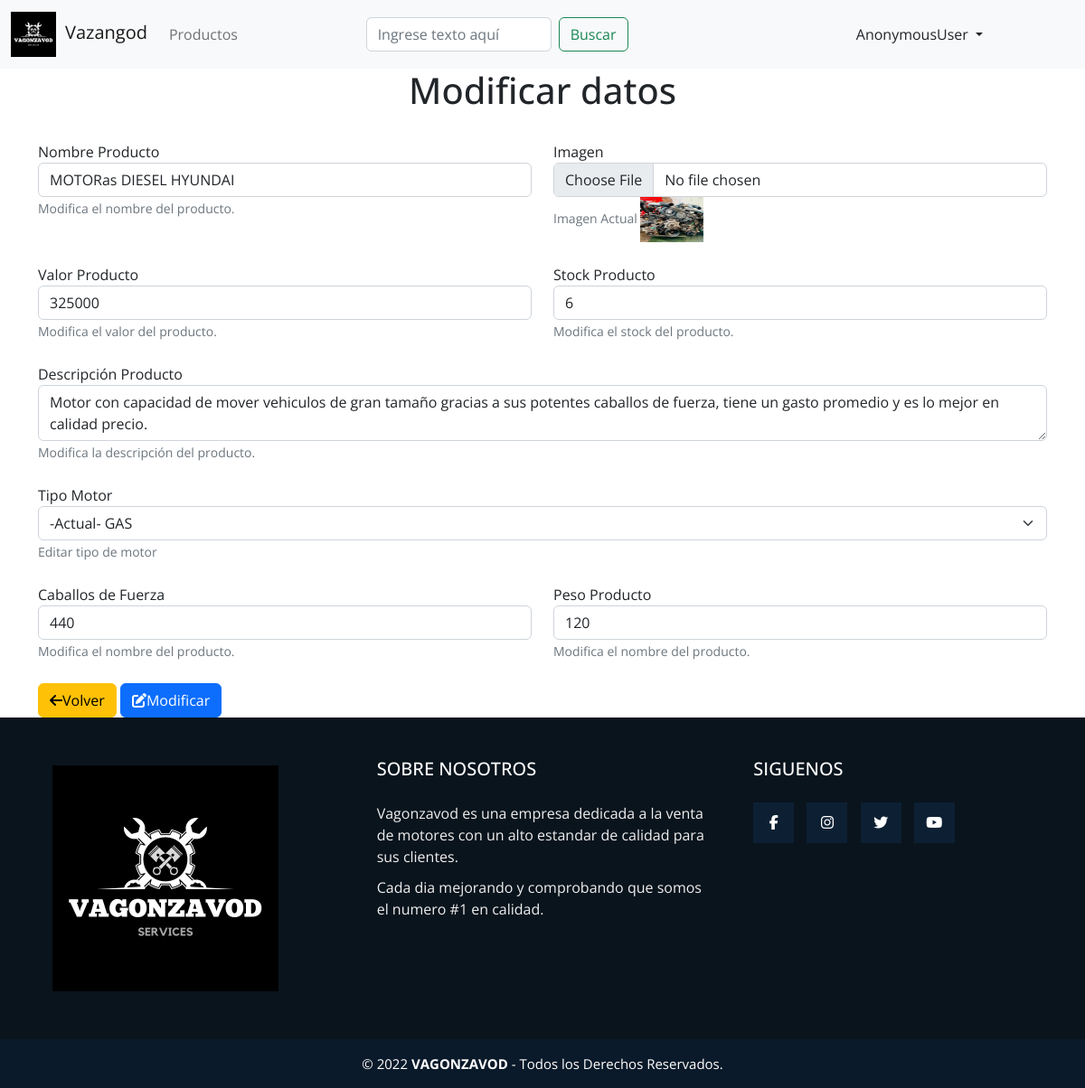
/update-prd/1, run on an earlier commit of the app's database.
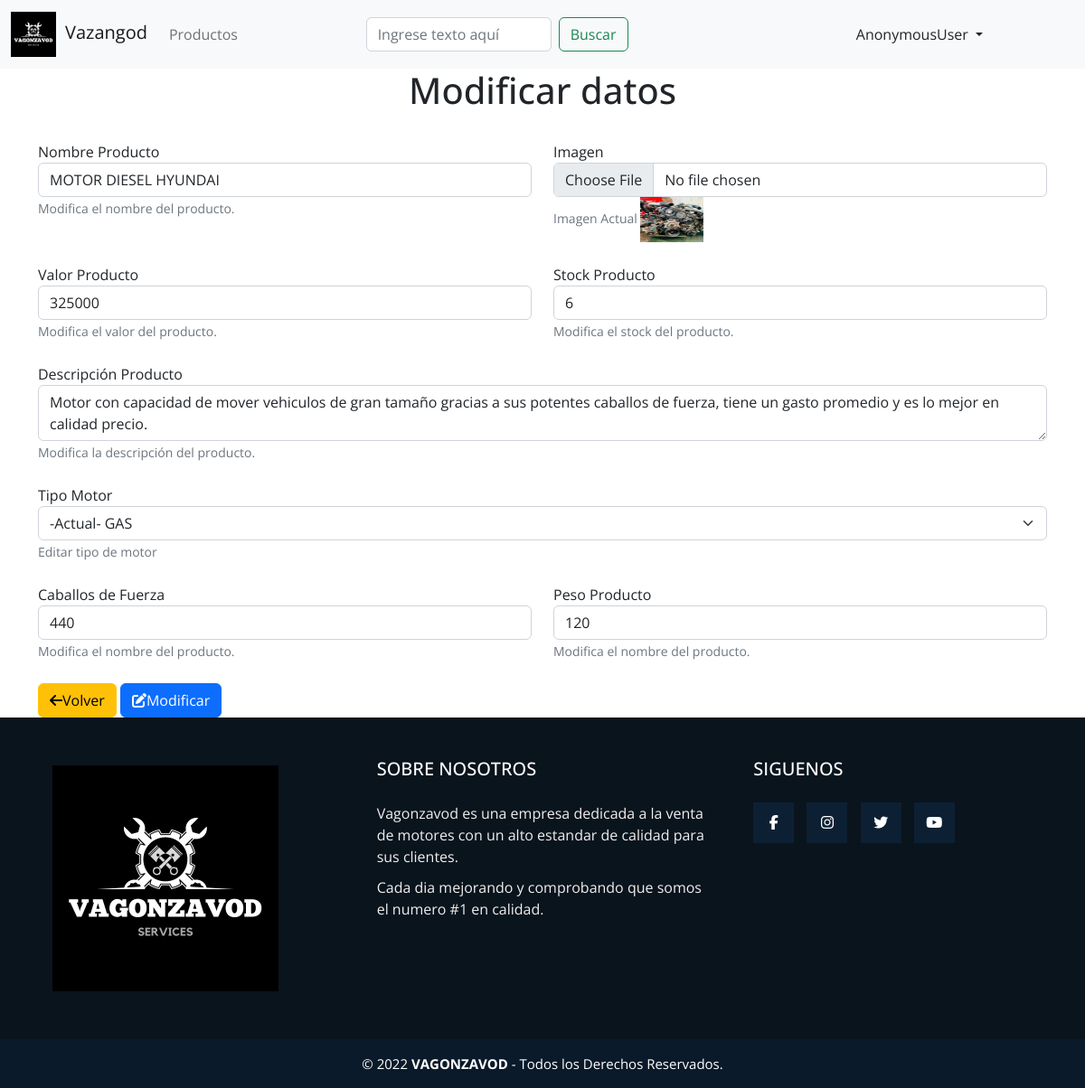
And on a later commit of the database.
### zavod/models.py (models this page shows)
class Producto(models.Model):
    Tipo_motor = (
        ('DIESEL', 'DIESEL'),
        ('PETROL', 'PETROL'),
        ('GAS', 'GAS'),
    )
    idProducto = models.AutoField(primary_key = True,verbose_name = 'Id de producto')
    nombre_producto = models.CharField(max_length = 100, verbose_name = 'Nombre de producto')
    image = models.ImageField(upload_to='images', verbose_name='Imagen')
    valor = models.IntegerField(verbose_name="valor")
    cantidad = models.IntegerField(verbose_name="cantidad")
    descripcion = models.CharField(verbose_name='descripcion', max_length=200)
    tipo_motor = models.CharField('Tipo de motor', max_length=10, choices=Tipo_motor)
    caballos_fuerza = models.IntegerField()
    peso = models.CharField(max_length=10)
    class Meta:
        verbose_name = 'Productos'
        verbose_name_plural = 'Todos los Productos'

### zavod/views.py (the view, shortened to what this page needs)
# urls.py: path('update-prd/<pk>', views.UpdateObj.as_view(), name='update_prd'),
class UpdateObj(UpdateView):
    template_name= "update_obj.html"
    model = Producto
    fields = ('__all__')
    success_url = reverse_lazy('app_zavod:obj_adm')

### zavod/templates/update_obj.html (shortened to what this page needs)
{% extends "./base.html" %}
{%block content%}
{%load static%}
<div class="container">
    <h1 style="text-align: center;">Modificar  datos</h1>
<form method="POST">{% csrf_token %}
        <br>
        <div class="row">
        <div class="col">
          <label for="id_nombre_producto">Nombre Producto </label>
          <input type="text" name="nombre_producto" maxlength="100" required class="form-control" id="id_nombre_producto" value="{{producto.nombre_producto}}" placeholder="Modificar Nombre">
          <small id="id_nombre_producto" class="form-text text-muted">Modifica el nombre del producto.</small>
        </div>
        <br>
        <div class="col">
          <label for="id_imagen">Imagen</label>
          <input type="file" name="image" accept="image/*" class="form-control" id="id_image" aria-describedby="emailHelp">
          <small  class="form-text text-muted">Imagen Actual <a href="{{producto.image.url}}"><img style="height: 50px; width: 70px;" src="{{ producto.image.url }}"></img></a></small>
        </div>
        </div>
        <br>
        <div class="row">
            <div class="col">
          <label for="id_valor">Valor Producto </label>
          <input type="number" name="valor"  required class="form-control" id="id_valor" value="{{producto.valor}}" aria-describedby="emailHelp" placeholder="Ingrese valor">
          <small id="id_valor" class="form-text text-muted">Modifica el valor del producto.</small>
        </div>
        <br>
        <div class="col">
          <label for="id_nombre_producto">Stock Producto </label>
          <input type="number" name="cantidad"  required class="form-control" id="id_cantidad" value="{{producto.cantidad}}" aria-describedby="emailHelp" placeholder="Ingrese cantidad">
          <small id="emailHelp" class="form-text text-muted">Modifica el stock del producto.</small>
        </div>
        </div>
        <br>
        <div class="row">
            <div class="col">
          <label for="id_nombre_producto">Descripción Producto</label>
          <textarea type="text" name="descripcion" maxlength="100" required class="form-control" id="id_nombre_producto" aria-describedby="emailHelp" placeholder="Ingrese descripción">{{producto.descripcion}}</textarea>
          <small id="emailHelp" class="form-text text-muted">Modifica la descripción del producto.</small>
        </div>
        </div>
        <br>
        <div class="form-group">
          <label for="id_tipo_motor">Tipo Motor </label>
          <select class="form-select" name="tipo_motor" id="id_tipo_motor">
            <option value ="{{producto.tipo_motor}}">-Actual- {{producto.tipo_motor}}</option>
            <br>
        </select>
          <small id="id_tipo_motor" class="form-text text-muted">Editar tipo de motor</small>
        </div>
        <br>
        <div class="row">
        <div class="col">
          <label for="id_caballos_fuerza">Caballos de Fuerza</label>
          <input type="number" name="caballos_fuerza"  required class="form-control" id="id_caballos_fuerza" value="{{producto.caballos_fuerza}}" aria-describedby="emailHelp" placeholder="Ingrese la cantidad de caballos de fuerza">
          <small id="caballos_fuerza" class="form-text text-muted">Modifica el nombre del producto.</small>
        </div>
        <br>
        <div class="col">
          <label for="id_peso">Peso Producto </label>
          <input type="text" name="peso"  required class="form-control" id="id_peso" value="{{producto.peso}}"  aria-describedby="emailHelp" placeholder="Ingrese peso">
          <small id="id_peso" class="form-text text-muted">Modifica el nombre del producto.</small>
        </div>
        </div>
        <br>
        <a href="{% url 'app_zavod:obj_adm' %}" class="btn btn-warning"><i class="fa-solid fa-arrow-left"></i>Volver</a>
        <button  type="submit" class="btn btn-primary"><i class="fa-solid fa-pen-to-square"></i>Modificar</button>
</form>
</div>
{% endblock %}

What changed in the data, as far as the page shows it:
changed Producto: nombre_producto "MOTORas DIESEL HYUNDAI" → "MOTOR DIESEL HYUNDAI"
